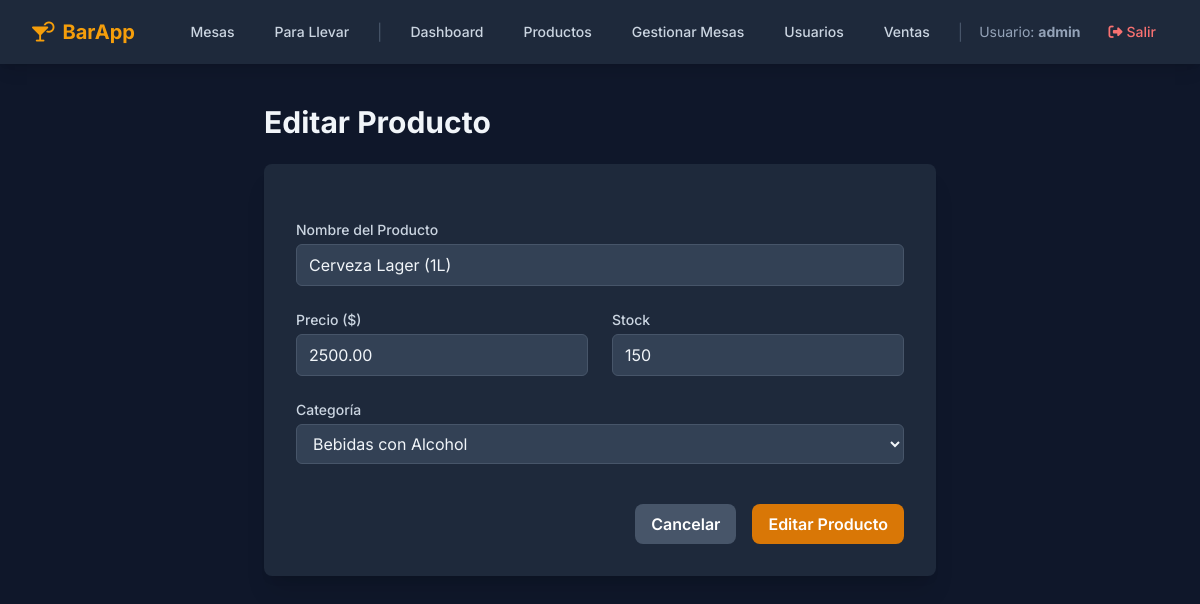
The app's page /admin/products/edit/7 (signed in) with its own data.
### app/models.py (models this page shows, shortened)
class User(UserMixin, db.Model):
    id = db.Column(db.Integer, primary_key=True)
    username = db.Column(db.String(80), unique=True, nullable=False)
    password_hash = db.Column(db.String(256), nullable=False)
    role = db.Column(db.String(20), nullable=False, default='mozo')

class Product(db.Model):
    id = db.Column(db.Integer, primary_key=True)
    name = db.Column(db.String(100), unique=True, nullable=False)
    price = db.Column(db.Float, nullable=False)
    type = db.Column(db.String(50), nullable=False)
    stock = db.Column(db.Integer, default=0)

### app/admin.py (the view, shortened to what this page needs)
@admin_bp.route('/products/edit/<int:product_id>', methods=['GET', 'POST'])
@admin_required
def edit_product(product_id):
    product = Product.query.get_or_404(product_id)
    distinct_categories = get_distinct_categories()
    return render_template('admin/product_form.html', action="Editar", product=product, title=f"Editar {product.name}", categories=distinct_categories)

### app/admin.py (called while the page is built)
def get_distinct_categories():
    db_categories_query = db.session.query(Product.type).distinct().order_by(Product.type).all()
    db_categories = [category[0] for category in db_categories_query if category[0]]
    return sorted(list(set(db_categories)))

### app/utils.py (called while the page is built)
def admin_required(f):
    @wraps(f)
    def decorated_function(*args, **kwargs):
        if not current_user.is_authenticated or current_user.role != 'admin':
            flash("No tienes permiso para acceder a esta página. Se requiere rol de administrador.", "danger")
            return redirect(url_for('auth.login'))
        return f(*args, **kwargs)
    return decorated_function

### app/templates/admin/product_form.html (shortened to what this page needs)
{% extends "layout.html" %}
{% block content %}
<div class="max-w-2xl mx-auto">
    <h1 class="text-3xl font-bold text-slate-100 mb-6">{{ action }} Producto</h1>
    <div class="bg-slate-800 p-8 rounded-lg shadow-xl">
        <form method="POST" action="{{ url_for(request.endpoint, product_id=product.id) if product else url_for(request.endpoint) }}" id="productForm" class="space-y-6">
            <div>
                <label for="name" class="block text-sm font-medium text-slate-300">Nombre del Producto</label>
                <input type="text" name="name" id="name" value="{{ product.name or '' }}" required
                       class="mt-1 block w-full px-3 py-2 bg-slate-700 border border-slate-600 rounded-md text-slate-100 focus:ring-2 focus:ring-amber-500 transition" placeholder="Ej: Milanesa Napolitana">
            </div>
            <div class="grid grid-cols-1 md:grid-cols-2 gap-6">
                <div>
                    <label for="price" class="block text-sm font-medium text-slate-300">Precio ($)</label>
                    <input type="text" inputmode="decimal" name="price" id="price" value="{{ '%.2f'|format(product.price) if product else '' }}" required
                           class="mt-1 block w-full px-3 py-2 bg-slate-700 border border-slate-600 rounded-md text-slate-100 focus:ring-2 focus:ring-amber-500 transition" placeholder="Ej: 5500.00">
                </div>
                <div>
                    <label for="stock" class="block text-sm font-medium text-slate-300">Stock</label>
                    <input type="number" inputmode="numeric" name="stock" id="stock" min="0" value="{{ product.stock if product is not none else '0' }}" required
                           class="mt-1 block w-full px-3 py-2 bg-slate-700 border border-slate-600 rounded-md text-slate-100 focus:ring-2 focus:ring-amber-500 transition" placeholder="Ej: 50">
                </div>
            </div>
            <div>
                <label for="type" class="block text-sm font-medium text-slate-300">Categoría</label>
                <select name="type" id="type" required
                        class="mt-1 block w-full px-3 py-2 bg-slate-700 border border-slate-600 rounded-md text-slate-100 focus:ring-2 focus:ring-amber-500 transition">
                    {% for category_option in categories %}
                        <option value="{{ category_option }}" {% if product and product.type == category_option %}selected{% endif %}>{{ category_option }}</option>
                    {% endfor %}
                </select>
            </div>
            <div class="flex justify-end space-x-4 pt-4">
                <a href="{{ url_for('admin.products') }}" class="px-4 py-2 rounded-lg font-semibold bg-slate-600 hover:bg-slate-500 transition-colors text-white">Cancelar</a>
                <button type="submit" class="px-4 py-2 rounded-lg font-semibold bg-amber-600 hover:bg-amber-700 transition-colors text-white">{{ action }} Producto</button>
            </div>
        </form>
    </div>
</div>
{% endblock %}

### app/templates/layout.html (shortened to what this page needs)
<!DOCTYPE html>
<html lang="es">
<head>
    <script src="https://cdn.tailwindcss.com"></script>
    <link rel="stylesheet" href="https://cdnjs.cloudflare.com/ajax/libs/font-awesome/6.4.0/css/all.min.css">
</head>
<body class="bg-slate-900 text-slate-200">
    <nav class="bg-slate-800 shadow-lg sticky top-0 z-50">
        <div class="max-w-7xl mx-auto px-4 sm:px-6 lg:px-8">
            <div class="flex justify-between items-center h-16">
                <div class="flex-shrink-0">
                    <a class="text-xl font-bold text-amber-500 hover:text-amber-400 transition-colors" href="{{ url_for('index') }}">
                        <i class="fa-solid fa-martini-glass-citrus mr-2"></i>BarApp
                    </a>
                </div>
                <div class="hidden md:flex items-center space-x-4">
                    {% if current_user.is_authenticated %}
                        <a href="{{ url_for('mozo.tables_view') }}" class="px-3 py-2 rounded-md text-sm font-medium text-slate-300 hover:bg-slate-700 hover:text-white transition-colors">Mesas</a>
                        <a href="{{ url_for('mozo.takeaway_orders_view') }}" class="px-3 py-2 rounded-md text-sm font-medium text-slate-300 hover:bg-slate-700 hover:text-white transition-colors">Para Llevar</a>
                        {% if current_user.role == 'admin' %}
                            <span class="text-slate-600">|</span>
                            <a href="{{ url_for('admin.dashboard') }}" class="px-3 py-2 rounded-md text-sm font-medium text-slate-300 hover:bg-slate-700 hover:text-white transition-colors">Dashboard</a>
                            <a href="{{ url_for('admin.products') }}" class="px-3 py-2 rounded-md text-sm font-medium text-slate-300 hover:bg-slate-700 hover:text-white transition-colors">Productos</a>
                            <a href="{{ url_for('admin.manage_tables') }}" class="px-3 py-2 rounded-md text-sm font-medium text-slate-300 hover:bg-slate-700 hover:text-white transition-colors">Gestionar Mesas</a>
                            <a href="{{ url_for('admin.manage_users') }}" class="px-3 py-2 rounded-md text-sm font-medium text-slate-300 hover:bg-slate-700 hover:text-white transition-colors">Usuarios</a>
                            <a href="{{ url_for('admin.sales_log') }}" class="px-3 py-2 rounded-md text-sm font-medium text-slate-300 hover:bg-slate-700 hover:text-white transition-colors">Ventas</a>
                        {% endif %}
                        <span class="text-slate-600">|</span>
                        <span class="text-slate-400 text-sm">Usuario: <strong>{{ current_user.username }}</strong></span>
                        <a href="{{ url_for('auth.logout') }}" class="px-3 py-2 rounded-md text-sm font-medium text-red-400 hover:bg-red-500 hover:text-white transition-colors">
                            <i class="fa-solid fa-right-from-bracket mr-1"></i>Salir
                        </a>
                    {% else %}
                        <a href="{{ url_for('auth.login') }}" class="px-3 py-2 rounded-md text-sm font-medium text-slate-300 hover:bg-slate-700 hover:text-white transition-colors">Ingresar</a>
                    {% endif %}
                </div>
            </div>
        </div>
    </nav>
    <main class="max-w-7xl mx-auto mt-6 px-4 sm:px-6 lg:px-8 py-4">
        {% block content %}{% endblock %}
    </main>
</body>
</html>

### app/templates/layout.html (style rules this page uses)
body { font-family: 'Inter', sans-serif; -webkit-font-smoothing: antialiased; -moz-osx-font-smoothing: grayscale; }

### records on screen
User: username "admin"
Product: name "Cerveza Lager (1L)", price "2500.00", stock "150", type "Bebidas con Alcohol"

### other values on screen
{{ action }} "Editar"
